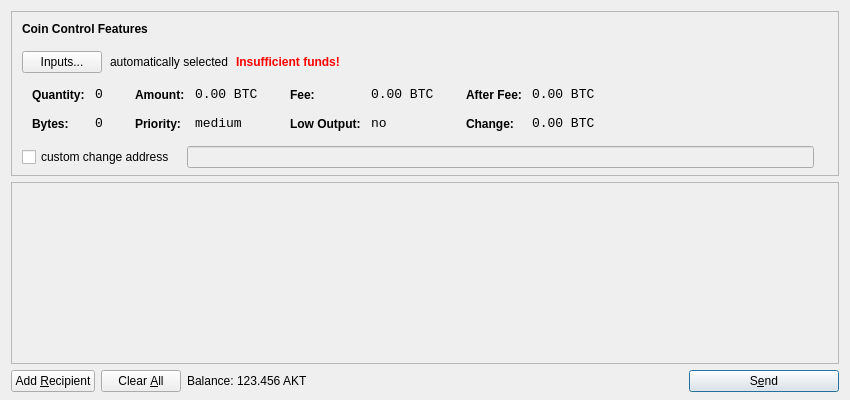
<?xml version="1.0" encoding="UTF-8"?>
<ui version="4.0">
 <class>SendCoinsDialog</class>
 <widget class="QDialog" name="SendCoinsDialog">
  <property name="geometry">
   <rect>
    <x>0</x>
    <y>0</y>
    <width>850</width>
    <height>400</height>
   </rect>
  </property>
  <property name="windowTitle">
   <string>Send Coins</string>
  </property>
  <layout class="QVBoxLayout" name="verticalLayout" stretch="0,1,0">
   <property name="bottomMargin">
    <number>8</number>
   </property>
   <item>
    <widget class="QFrame" name="frameCoinControl">
     <property name="sizePolicy">
      <sizepolicy hsizetype="Expanding" vsizetype="Expanding">
       <horstretch>0</horstretch>
       <verstretch>0</verstretch>
      </sizepolicy>
     </property>
     <property name="maximumSize">
      <size>
       <width>16777215</width>
       <height>16777215</height>
      </size>
     </property>
     <property name="frameShape">
      <enum>QFrame::StyledPanel</enum>
     </property>
     <property name="frameShadow">
      <enum>QFrame::Sunken</enum>
     </property>
     <layout class="QVBoxLayout" name="verticalLayoutCoinControl2">
      <property name="spacing">
       <number>-1</number>
      </property>
      <property name="leftMargin">
       <number>0</number>
      </property>
      <property name="topMargin">
       <number>0</number>
      </property>
      <property name="rightMargin">
       <number>0</number>
      </property>
      <property name="bottomMargin">
       <number>6</number>
      </property>
      <item>
       <layout class="QVBoxLayout" name="verticalLayoutCoinControl" stretch="0,0,0,0,1">
        <property name="spacing">
         <number>0</number>
        </property>
        <property name="leftMargin">
         <number>10</number>
        </property>
        <property name="topMargin">
         <number>10</number>
        </property>
        <item>
         <layout class="QHBoxLayout" name="horizontalLayoutCoinControl1">
          <property name="bottomMargin">
           <number>15</number>
          </property>
          <item>
           <widget class="QLabel" name="labelCoinControlFeatures">
            <property name="sizePolicy">
             <sizepolicy hsizetype="Preferred" vsizetype="Maximum">
              <horstretch>0</horstretch>
              <verstretch>0</verstretch>
             </sizepolicy>
            </property>
            <property name="font">
             <font>
              <weight>75</weight>
              <bold>true</bold>
             </font>
            </property>
            <property name="styleSheet">
             <string notr="true">font-weight:bold;</string>
            </property>
            <property name="text">
             <string>Coin Control Features</string>
            </property>
           </widget>
          </item>
         </layout>
        </item>
        <item>
         <layout class="QHBoxLayout" name="horizontalLayoutCoinControl2" stretch="0,0,0,0">
          <property name="spacing">
           <number>8</number>
          </property>
          <property name="bottomMargin">
           <number>10</number>
          </property>
          <item>
           <widget class="QPushButton" name="pushButtonCoinControl">
            <property name="styleSheet">
             <string notr="true"/>
            </property>
            <property name="text">
             <string>Inputs...</string>
            </property>
           </widget>
          </item>
          <item>
           <widget class="QLabel" name="labelCoinControlAutomaticallySelected">
            <property name="text">
             <string>automatically selected</string>
            </property>
            <property name="margin">
             <number>5</number>
            </property>
           </widget>
          </item>
          <item>
           <widget class="QLabel" name="labelCoinControlInsuffFunds">
            <property name="font">
             <font>
              <weight>75</weight>
              <bold>true</bold>
             </font>
            </property>
            <property name="styleSheet">
             <string notr="true">color:red;font-weight:bold;</string>
            </property>
            <property name="text">
             <string>Insufficient funds!</string>
            </property>
            <property name="margin">
             <number>5</number>
            </property>
           </widget>
          </item>
          <item>
           <spacer name="horizontalSpacerCoinControl">
            <property name="orientation">
             <enum>Qt::Horizontal</enum>
            </property>
            <property name="sizeHint" stdset="0">
             <size>
              <width>40</width>
              <height>1</height>
             </size>
            </property>
           </spacer>
          </item>
         </layout>
        </item>
        <item>
         <widget class="QWidget" name="widgetCoinControl" native="true">
          <property name="sizePolicy">
           <sizepolicy hsizetype="Preferred" vsizetype="Preferred">
            <horstretch>0</horstretch>
            <verstretch>0</verstretch>
           </sizepolicy>
          </property>
          <property name="minimumSize">
           <size>
            <width>0</width>
            <height>0</height>
           </size>
          </property>
          <property name="styleSheet">
           <string notr="true"/>
          </property>
          <layout class="QHBoxLayout" name="horizontalLayoutCoinControl5">
           <property name="margin">
            <number>0</number>
           </property>
           <item>
            <layout class="QHBoxLayout" name="horizontalLayoutCoinControl3" stretch="0,0,0,1">
             <property name="spacing">
              <number>20</number>
             </property>
             <property name="topMargin">
              <number>0</number>
             </property>
             <property name="bottomMargin">
              <number>10</number>
             </property>
             <item>
              <layout class="QFormLayout" name="formLayoutCoinControl1">
               <property name="horizontalSpacing">
                <number>10</number>
               </property>
               <property name="verticalSpacing">
                <number>14</number>
               </property>
               <property name="leftMargin">
                <number>10</number>
               </property>
               <property name="topMargin">
                <number>4</number>
               </property>
               <property name="rightMargin">
                <number>6</number>
               </property>
               <item row="0" column="0">
                <widget class="QLabel" name="labelCoinControlQuantityText">
                 <property name="styleSheet">
                  <string notr="true">font-weight:bold;</string>
                 </property>
                 <property name="text">
                  <string>Quantity:</string>
                 </property>
                 <property name="margin">
                  <number>0</number>
                 </property>
                </widget>
               </item>
               <item row="0" column="1">
                <widget class="QLabel" name="labelCoinControlQuantity">
                 <property name="font">
                  <font>
                   <family>Monospace</family>
                   <pointsize>10</pointsize>
                  </font>
                 </property>
                 <property name="cursor">
                  <cursorShape>IBeamCursor</cursorShape>
                 </property>
                 <property name="contextMenuPolicy">
                  <enum>Qt::ActionsContextMenu</enum>
                 </property>
                 <property name="text">
                  <string notr="true">0</string>
                 </property>
                 <property name="margin">
                  <number>0</number>
                 </property>
                 <property name="textInteractionFlags">
                  <set>Qt::LinksAccessibleByMouse|Qt::TextSelectableByKeyboard|Qt::TextSelectableByMouse</set>
                 </property>
                </widget>
               </item>
               <item row="1" column="0">
                <widget class="QLabel" name="labelCoinControlBytesText">
                 <property name="styleSheet">
                  <string notr="true">font-weight:bold;</string>
                 </property>
                 <property name="text">
                  <string>Bytes:</string>
                 </property>
                </widget>
               </item>
               <item row="1" column="1">
                <widget class="QLabel" name="labelCoinControlBytes">
                 <property name="font">
                  <font>
                   <family>Monospace</family>
                   <pointsize>10</pointsize>
                  </font>
                 </property>
                 <property name="cursor">
                  <cursorShape>IBeamCursor</cursorShape>
                 </property>
                 <property name="contextMenuPolicy">
                  <enum>Qt::ActionsContextMenu</enum>
                 </property>
                 <property name="text">
                  <string notr="true">0</string>
                 </property>
                 <property name="textInteractionFlags">
                  <set>Qt::LinksAccessibleByMouse|Qt::TextSelectableByKeyboard|Qt::TextSelectableByMouse</set>
                 </property>
                </widget>
               </item>
              </layout>
             </item>
             <item>
              <layout class="QFormLayout" name="formLayoutCoinControl2">
               <property name="horizontalSpacing">
                <number>10</number>
               </property>
               <property name="verticalSpacing">
                <number>14</number>
               </property>
               <property name="leftMargin">
                <number>6</number>
               </property>
               <property name="topMargin">
                <number>4</number>
               </property>
               <property name="rightMargin">
                <number>6</number>
               </property>
               <item row="0" column="0">
                <widget class="QLabel" name="labelCoinControlAmountText">
                 <property name="styleSheet">
                  <string notr="true">font-weight:bold;</string>
                 </property>
                 <property name="text">
                  <string>Amount:</string>
                 </property>
                 <property name="margin">
                  <number>0</number>
                 </property>
                </widget>
               </item>
               <item row="0" column="1">
                <widget class="QLabel" name="labelCoinControlAmount">
                 <property name="font">
                  <font>
                   <family>Monospace</family>
                   <pointsize>10</pointsize>
                  </font>
                 </property>
                 <property name="cursor">
                  <cursorShape>IBeamCursor</cursorShape>
                 </property>
                 <property name="contextMenuPolicy">
                  <enum>Qt::ActionsContextMenu</enum>
                 </property>
                 <property name="text">
                  <string notr="true">0.00 BTC</string>
                 </property>
                 <property name="textInteractionFlags">
                  <set>Qt::LinksAccessibleByMouse|Qt::TextSelectableByKeyboard|Qt::TextSelectableByMouse</set>
                 </property>
                </widget>
               </item>
               <item row="1" column="0">
                <widget class="QLabel" name="labelCoinControlPriorityText">
                 <property name="styleSheet">
                  <string notr="true">font-weight:bold;</string>
                 </property>
                 <property name="text">
                  <string>Priority:</string>
                 </property>
                </widget>
               </item>
               <item row="1" column="1">
                <widget class="QLabel" name="labelCoinControlPriority">
                 <property name="font">
                  <font>
                   <family>Monospace</family>
                   <pointsize>10</pointsize>
                  </font>
                 </property>
                 <property name="cursor">
                  <cursorShape>IBeamCursor</cursorShape>
                 </property>
                 <property name="contextMenuPolicy">
                  <enum>Qt::ActionsContextMenu</enum>
                 </property>
                 <property name="text">
                  <string>medium</string>
                 </property>
                 <property name="textInteractionFlags">
                  <set>Qt::LinksAccessibleByMouse|Qt::TextSelectableByKeyboard|Qt::TextSelectableByMouse</set>
                 </property>
                </widget>
               </item>
              </layout>
             </item>
             <item>
              <layout class="QFormLayout" name="formLayoutCoinControl3">
               <property name="horizontalSpacing">
                <number>10</number>
               </property>
               <property name="verticalSpacing">
                <number>14</number>
               </property>
               <property name="leftMargin">
                <number>6</number>
               </property>
               <property name="topMargin">
                <number>4</number>
               </property>
               <property name="rightMargin">
                <number>6</number>
               </property>
               <item row="0" column="0">
                <widget class="QLabel" name="labelCoinControlFeeText">
                 <property name="styleSheet">
                  <string notr="true">font-weight:bold;</string>
                 </property>
                 <property name="text">
                  <string>Fee:</string>
                 </property>
                 <property name="margin">
                  <number>0</number>
                 </property>
                </widget>
               </item>
               <item row="0" column="1">
                <widget class="QLabel" name="labelCoinControlFee">
                 <property name="font">
                  <font>
                   <family>Monospace</family>
                   <pointsize>10</pointsize>
                  </font>
                 </property>
                 <property name="cursor">
                  <cursorShape>IBeamCursor</cursorShape>
                 </property>
                 <property name="contextMenuPolicy">
                  <enum>Qt::ActionsContextMenu</enum>
                 </property>
                 <property name="text">
                  <string notr="true">0.00 BTC</string>
                 </property>
                 <property name="textInteractionFlags">
                  <set>Qt::LinksAccessibleByMouse|Qt::TextSelectableByKeyboard|Qt::TextSelectableByMouse</set>
                 </property>
                </widget>
               </item>
               <item row="1" column="0">
                <widget class="QLabel" name="labelCoinControlLowOutputText">
                 <property name="styleSheet">
                  <string notr="true">font-weight:bold;</string>
                 </property>
                 <property name="text">
                  <string>Low Output:</string>
                 </property>
                </widget>
               </item>
               <item row="1" column="1">
                <widget class="QLabel" name="labelCoinControlLowOutput">
                 <property name="font">
                  <font>
                   <family>Monospace</family>
                   <pointsize>10</pointsize>
                  </font>
                 </property>
                 <property name="cursor">
                  <cursorShape>IBeamCursor</cursorShape>
                 </property>
                 <property name="contextMenuPolicy">
                  <enum>Qt::ActionsContextMenu</enum>
                 </property>
                 <property name="text">
                  <string>no</string>
                 </property>
                 <property name="textInteractionFlags">
                  <set>Qt::LinksAccessibleByMouse|Qt::TextSelectableByKeyboard|Qt::TextSelectableByMouse</set>
                 </property>
                </widget>
               </item>
              </layout>
             </item>
             <item>
              <layout class="QFormLayout" name="formLayoutCoinControl4">
               <property name="horizontalSpacing">
                <number>10</number>
               </property>
               <property name="verticalSpacing">
                <number>14</number>
               </property>
               <property name="leftMargin">
                <number>6</number>
               </property>
               <property name="topMargin">
                <number>4</number>
               </property>
               <property name="rightMargin">
                <number>6</number>
               </property>
               <item row="0" column="0">
                <widget class="QLabel" name="labelCoinControlAfterFeeText">
                 <property name="styleSheet">
                  <string notr="true">font-weight:bold;</string>
                 </property>
                 <property name="text">
                  <string>After Fee:</string>
                 </property>
                 <property name="margin">
                  <number>0</number>
                 </property>
                </widget>
               </item>
               <item row="0" column="1">
                <widget class="QLabel" name="labelCoinControlAfterFee">
                 <property name="font">
                  <font>
                   <family>Monospace</family>
                   <pointsize>10</pointsize>
                  </font>
                 </property>
                 <property name="cursor">
                  <cursorShape>IBeamCursor</cursorShape>
                 </property>
                 <property name="contextMenuPolicy">
                  <enum>Qt::ActionsContextMenu</enum>
                 </property>
                 <property name="text">
                  <string notr="true">0.00 BTC</string>
                 </property>
                 <property name="textInteractionFlags">
                  <set>Qt::LinksAccessibleByMouse|Qt::TextSelectableByKeyboard|Qt::TextSelectableByMouse</set>
                 </property>
                </widget>
               </item>
               <item row="1" column="0">
                <widget class="QLabel" name="labelCoinControlChangeText">
                 <property name="styleSheet">
                  <string notr="true">font-weight:bold;</string>
                 </property>
                 <property name="text">
                  <string>Change:</string>
                 </property>
                </widget>
               </item>
               <item row="1" column="1">
                <widget class="QLabel" name="labelCoinControlChange">
                 <property name="font">
                  <font>
                   <family>Monospace</family>
                   <pointsize>10</pointsize>
                  </font>
                 </property>
                 <property name="cursor">
                  <cursorShape>IBeamCursor</cursorShape>
                 </property>
                 <property name="contextMenuPolicy">
                  <enum>Qt::ActionsContextMenu</enum>
                 </property>
                 <property name="text">
                  <string notr="true">0.00 BTC</string>
                 </property>
                 <property name="textInteractionFlags">
                  <set>Qt::LinksAccessibleByMouse|Qt::TextSelectableByKeyboard|Qt::TextSelectableByMouse</set>
                 </property>
                </widget>
               </item>
              </layout>
             </item>
            </layout>
           </item>
          </layout>
         </widget>
        </item>
        <item>
         <layout class="QHBoxLayout" name="horizontalLayoutCoinControl4" stretch="0,0,0">
          <property name="spacing">
           <number>12</number>
          </property>
          <property name="sizeConstraint">
           <enum>QLayout::SetDefaultConstraint</enum>
          </property>
          <property name="topMargin">
           <number>5</number>
          </property>
          <property name="rightMargin">
           <number>5</number>
          </property>
          <item>
           <widget class="QCheckBox" name="checkBoxCoinControlChange">
            <property name="text">
             <string>custom change address</string>
            </property>
           </widget>
          </item>
          <item>
           <widget class="QLineEdit" name="lineEditCoinControlChange">
            <property name="enabled">
             <bool>false</bool>
            </property>
            <property name="sizePolicy">
             <sizepolicy hsizetype="Expanding" vsizetype="Fixed">
              <horstretch>0</horstretch>
              <verstretch>0</verstretch>
             </sizepolicy>
            </property>
           </widget>
          </item>
          <item>
           <widget class="QLabel" name="labelCoinControlChangeLabel">
            <property name="sizePolicy">
             <sizepolicy hsizetype="Preferred" vsizetype="Expanding">
              <horstretch>0</horstretch>
              <verstretch>0</verstretch>
             </sizepolicy>
            </property>
            <property name="minimumSize">
             <size>
              <width>0</width>
              <height>0</height>
             </size>
            </property>
            <property name="text">
             <string/>
            </property>
            <property name="margin">
             <number>3</number>
            </property>
           </widget>
          </item>
         </layout>
        </item>
        <item>
         <spacer name="verticalSpacerCoinControl">
          <property name="orientation">
           <enum>Qt::Vertical</enum>
          </property>
          <property name="sizeHint" stdset="0">
           <size>
            <width>800</width>
            <height>1</height>
           </size>
          </property>
         </spacer>
        </item>
       </layout>
      </item>
     </layout>
    </widget>
   </item>
   <item>
    <widget class="QScrollArea" name="scrollArea">
     <property name="widgetResizable">
      <bool>true</bool>
     </property>
     <widget class="QWidget" name="scrollAreaWidgetContents">
      <property name="geometry">
       <rect>
        <x>0</x>
        <y>0</y>
        <width>830</width>
        <height>165</height>
       </rect>
      </property>
      <layout class="QVBoxLayout" name="verticalLayout_2">
       <property name="margin">
        <number>0</number>
       </property>
       <item>
        <layout class="QVBoxLayout" name="entries">
         <property name="spacing">
          <number>6</number>
         </property>
        </layout>
       </item>
       <item>
        <spacer name="verticalSpacer">
         <property name="orientation">
          <enum>Qt::Vertical</enum>
         </property>
         <property name="sizeHint" stdset="0">
          <size>
           <width>20</width>
           <height>40</height>
          </size>
         </property>
        </spacer>
       </item>
      </layout>
     </widget>
    </widget>
   </item>
   <item>
    <layout class="QHBoxLayout" name="horizontalLayout">
     <item>
      <widget class="QPushButton" name="addButton">
       <property name="toolTip">
        <string>Send to multiple recipients at once</string>
       </property>
       <property name="text">
        <string>Add &amp;Recipient</string>
       </property>
       <property name="icon">
        <iconset resource="../bitcoin.qrc">
         <normaloff>:/icons/add</normaloff>:/icons/add</iconset>
       </property>
       <property name="autoDefault">
        <bool>false</bool>
       </property>
      </widget>
     </item>
     <item>
      <widget class="QPushButton" name="clearButton">
       <property name="sizePolicy">
        <sizepolicy hsizetype="Minimum" vsizetype="Fixed">
         <horstretch>0</horstretch>
         <verstretch>0</verstretch>
        </sizepolicy>
       </property>
       <property name="toolTip">
        <string>Remove all transaction fields</string>
       </property>
       <property name="text">
        <string>Clear &amp;All</string>
       </property>
       <property name="icon">
        <iconset resource="../bitcoin.qrc">
         <normaloff>:/icons/remove</normaloff>:/icons/remove</iconset>
       </property>
       <property name="autoRepeatDelay">
        <number>300</number>
       </property>
       <property name="autoDefault">
        <bool>false</bool>
       </property>
      </widget>
     </item>
     <item>
      <layout class="QHBoxLayout" name="horizontalLayout_2">
       <property name="spacing">
        <number>3</number>
       </property>
       <item>
        <widget class="QLabel" name="label">
         <property name="text">
          <string>Balance:</string>
         </property>
        </widget>
       </item>
       <item>
        <widget class="QLabel" name="labelBalance">
         <property name="cursor">
          <cursorShape>IBeamCursor</cursorShape>
         </property>
         <property name="text">
          <string>123.456 AKT</string>
         </property>
         <property name="textInteractionFlags">
          <set>Qt::LinksAccessibleByMouse|Qt::TextSelectableByKeyboard|Qt::TextSelectableByMouse</set>
         </property>
        </widget>
       </item>
      </layout>
     </item>
     <item>
      <spacer name="horizontalSpacer">
       <property name="orientation">
        <enum>Qt::Horizontal</enum>
       </property>
       <property name="sizeHint" stdset="0">
        <size>
         <width>40</width>
         <height>20</height>
        </size>
       </property>
      </spacer>
     </item>
     <item>
      <widget class="QPushButton" name="sendButton">
       <property name="minimumSize">
        <size>
         <width>150</width>
         <height>0</height>
        </size>
       </property>
       <property name="toolTip">
        <string>Confirm the send action</string>
       </property>
       <property name="text">
        <string>S&amp;end</string>
       </property>
       <property name="icon">
        <iconset resource="../bitcoin.qrc">
         <normaloff>:/icons/send</normaloff>:/icons/send</iconset>
       </property>
       <property name="default">
        <bool>true</bool>
       </property>
      </widget>
     </item>
    </layout>
   </item>
  </layout>
 </widget>
 <resources>
  <include location="../bitcoin.qrc"/>
 </resources>
 <connections/>
</ui>
